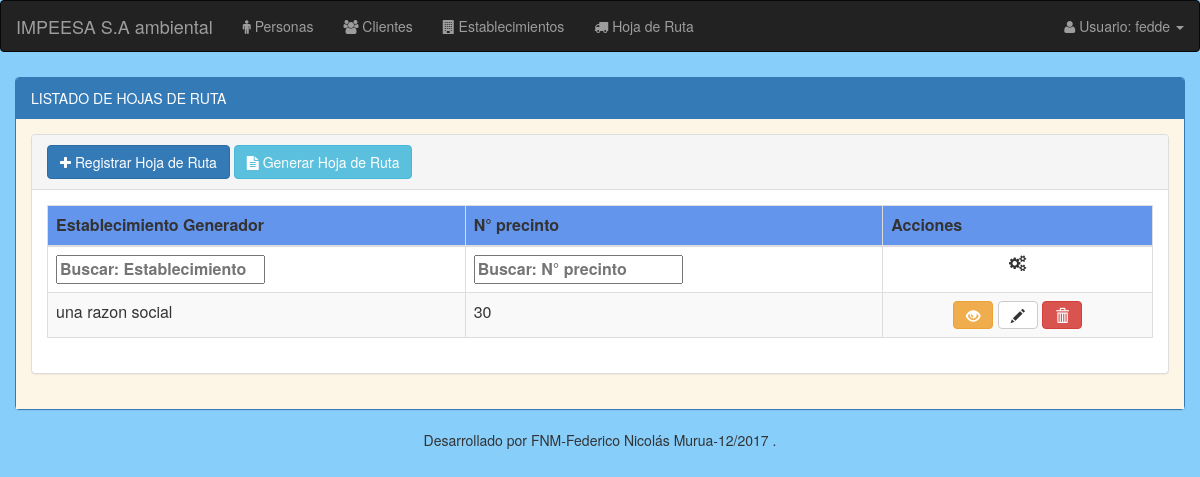
Page /Hojas-de-Ruta/listado_hojas_de_ruta/ (signed in) on the earlier database version.
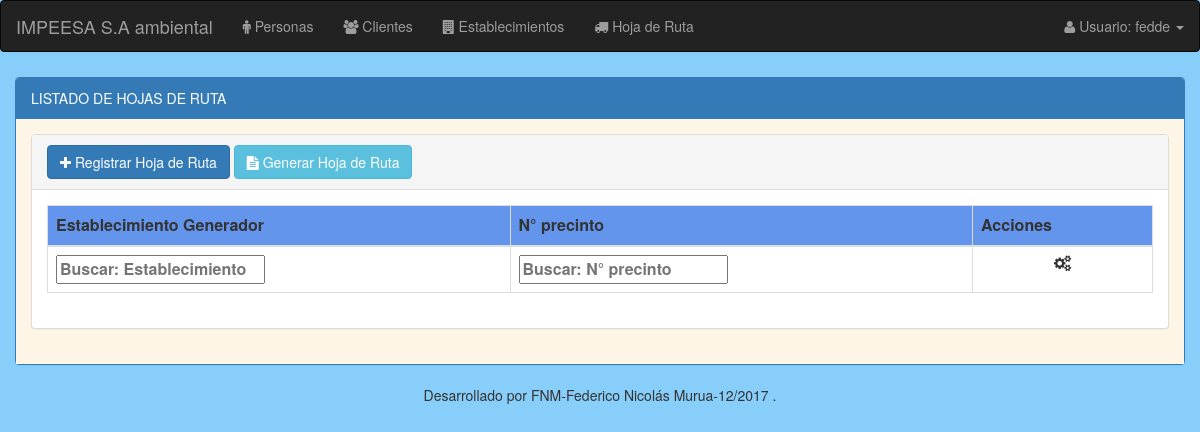
Same page on the later database version.
### modulo_I/models.py (models this page shows, shortened)
class HojaRuta(models.Model):
    establecimiento_generador = models.ForeignKey('EstablecimientoGenerador', on_delete=models.CASCADE)
    hora_programada = models.TimeField()
    hora_llegada = models.TimeField()
    hora_salida = models.TimeField()
    volumen_retirado = models.FloatField(default=0)
    nro_precinto = models.BigIntegerField(unique=True) #unico para el dia
    nro_balde_entrega = models.BigIntegerField(unique=True) #unico para el dia
    nro_balde_retiro = models.BigIntegerField(unique=True) #unico para el dia

class EstablecimientoGenerador(models.Model):
    tipo_actividad = MultiSelectField(choices=Actividades)
    nro_inscripcion = models.BigIntegerField(primary_key=True) # N° inscripcion registro de generadores provincia del chubut
    razon_social = models.CharField(max_length=50)
    telefono = models.CharField(max_length=50)
    email = models.EmailField(max_length=50, blank=True, null=True)
    director_responsable = models.ForeignKey('Cliente', related_name='director_responsable', on_delete=models.CASCADE)
    responsable_residuos = models.ForeignKey('Persona', related_name='responsable_residuos', on_delete=models.CASCADE)
    responsable_suplente = models.ForeignKey('Persona', related_name='responsable_suplente', on_delete=models.CASCADE)
    responsable_tecnico = models.ForeignKey('Persona', related_name='responsable_tecnico', on_delete=models.CASCADE)
    fecha_vinculo = models.DateField() #fecha deL Vinculo que se confeccionó el formulario
    fecha = models.DateField(default=now)
    observaciones_comentarios = models.TextField(max_length=200, default='', blank=True, null=True)
    caract_generales = models.ForeignKey('CaracteristicasGenerales', on_delete=models.CASCADE)
    domicilio = models.ForeignKey('Domicilio', on_delete=models.CASCADE)
    ambito_dependencia = models.ForeignKey('AmbitoDependencia', on_delete=models.CASCADE)
    via_acceso = models.ForeignKey('ViaAccesoSector', on_delete=models.CASCADE)
    tipo_actividad = MultiSelectField(choices=Actividades)
    sector = models.IntegerField() # cuadrante que pertenece a la ciudad el generador
    def __str__(self):
        return "%s" % (self.razon_social)

### modulo_I/views.py (the view)
@login_required
def listado_hojas_de_ruta(request):
    listado_hojas_de_ruta = HojaRuta.objects.all()
    return render(request, 'hojaRuta/hojaruta_listado.html', {'listado_hojas_de_ruta': listado_hojas_de_ruta})

### modulo_I/templates/hojaRuta/hojaruta_listado.html (shortened to what this page needs)
{% extends "base/base_listado.html" %}
{% load staticfiles %}
{% block panel-heading %}
  LISTADO DE HOJAS DE RUTA
{% endblock %}
{% block panel-heading-tabla %}
  <a href="{% url 'hojaRuta:alta_hoja_ruta' %}" class="btn btn-primary"><i class="fa fa-plus"></i> Registrar Hoja de Ruta </a>
  <a href="{% url 'hojaRuta:generar_hoja_ruta' %}" class="btn btn-info"><i class="fa fa-file-text"></i> Generar Hoja de Ruta </a>
{% endblock %}
{% block thead-tabla %}
  <thead>
  <tr style="background:#6495ED;">
      <th>Establecimiento Generador</th>
      <th>N° precinto</th>
      <th>Acciones</th>
  </tr>
  </thead>
{% endblock %}
{% block tfoot-tabla %}
  <tfoot >
     <tr>
       <th>Establecimiento</th>
       <th>N° precinto</th>
       <th style="text-align: center;"><i class="fa fa-cogs"></i></th>
    </tr>
  </tfoot>
{% endblock %}
{% block tbody-tabla %}
  <tbody>
    {% for hoja_ruta in listado_hojas_de_ruta %}
        <tr>
            <td>{{ hoja_ruta.establecimiento_generador }}</td>
            <td>{{ hoja_ruta.nro_precinto}}</td>
            <td align="center">
               <a class="btn btn-warning" data-toggle="tooltip" title="Detalles" href="#"><em class="glyphicon glyphicon-eye-open"></em></a>
               <a class="btn btn-default" data-toggle="tooltip" title="Modificar" href="#"><em class="glyphicon glyphicon-pencil"></em></a>
               <a class="btn btn-danger btn-baja" data-toggle="tooltip" title="Eliminar"href="#"><em class="glyphicon glyphicon-trash"></em></a>
            </td>
        </tr>
    {% endfor %}
  </tbody>
{% endblock %}

Differences in the rows shown:
removed HojaRuta: establecimiento_generador "una razon social", nro_precinto "30"
